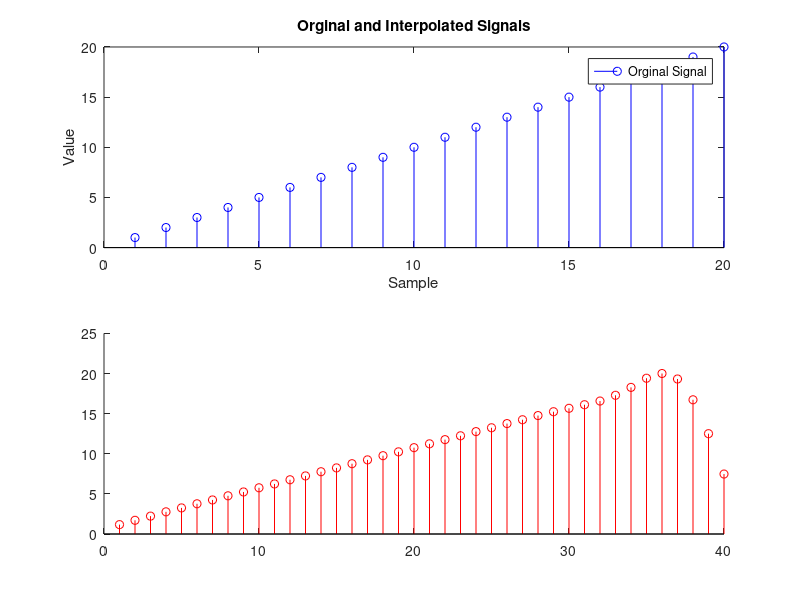

Recreate this plot in MATLAB. (Note: this script raises an error after producing the figure.)
n=5;
x=1:20;
r=2;
cutoff=0.5 ;
y=interp(x,r,n,cutoff);
subplot(2,1,1);
stem(x,'b','DisplayName','Orginal Signal');
xlabel('Sample');
ylabel('Value');
title('Orginal and Interpolated Signals');
legend('show');


subplot(2,1,2);
stem(y,'r','Display Name','Interpolaated Signal');
xlabel('Sample');
ylabel('Value');
legend('show');